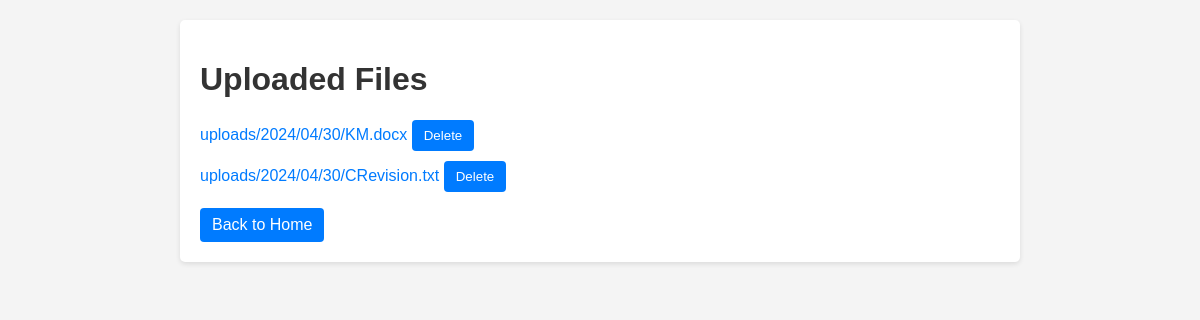
/showfile, run on an earlier commit of the app's database.
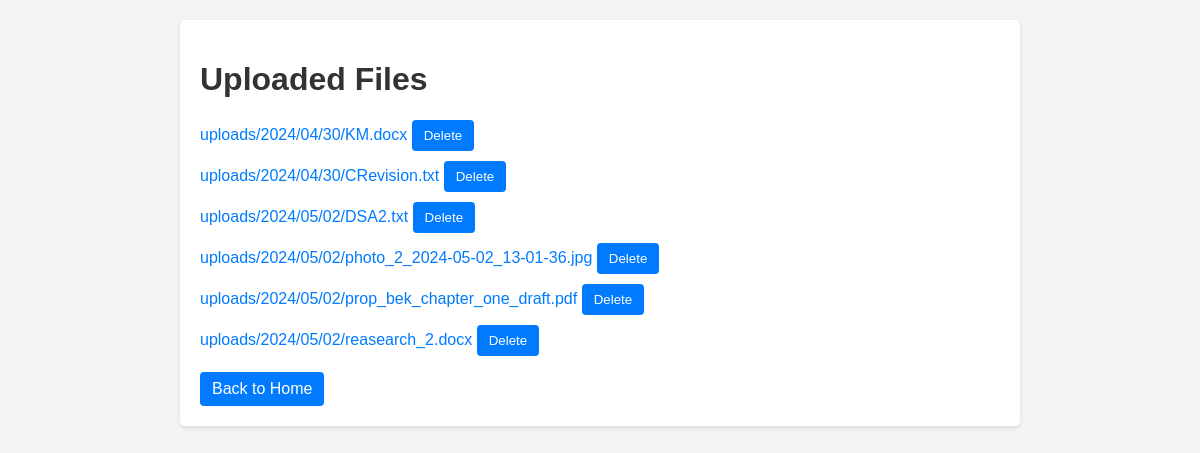
And on a later commit of the database.
### dashboard/models.py (models this page shows, shortened)
class UploadedFile(models.Model):
    user = models.ForeignKey(User, on_delete=models.CASCADE, null=True, default=None)
    file = models.FileField(upload_to='uploads/%Y/%m/%d/')
    uploaded_at = models.DateTimeField(auto_now_add=True)

### dashboard/views.py (the view, shortened to what this page needs)
# urls.py: path('showfile', views.file_list,name="showfile"),
def file_list(request):
    files = UploadedFile.objects.all()
    return render(request, 'dashboard/file_list.html', {'files': files})

### dashboard/templates/dashboard/file_list.html (shortened to what this page needs)
<!DOCTYPE html>
<html>
<head>
</head>
<body>
    <div class="container">
        <h1>Uploaded Files</h1>
        <ul>
            {% for file in files %}
                <li>
                    <a href="{% url 'download_file' file.id %}">{{ file.file.name }}</a>
                    <form method="post" action="{% url 'delete' file.id %}" style="display: inline;">
                        <button type="submit" class="btn">Delete</button>
                    </form>
                </li>
            {% endfor %}
        </ul>
        <a href="{% url 'home' %}" class="btn">Back to Home</a>
    </div>
</body>
</html>

### dashboard/templates/dashboard/file_list.html (style rules this page uses)
body { font-family: Arial, sans-serif; margin: 0; padding: 0; background-color: #f4f4f4; }
.container { max-width: 800px; margin: 20px auto; padding: 20px; background-color: #fff; border-radius: 5px; box-shadow: 0 2px 5px rgba(0, 0, 0, 0.1); }
h1 { color: #333; }
ul { list-style-type: none; padding: 0; }
li { margin-bottom: 10px; }
a { color: #007bff; text-decoration: none; }
.btn { display: inline-block; padding: 8px 12px; margin-right: 10px; background-color: #007bff; color: #fff; border: none; border-radius: 4px; cursor: pointer; }

What changed in the data, as far as the page shows it:
added UploadedFile: file.name "uploads/2024/05/02/DSA2.txt"
added UploadedFile: file.name "uploads/2024/05/02/photo_2_2024-05-02_13-01-36.jpg"
added UploadedFile: file.name "uploads/2024/05/02/prop_bek_chapter_one_draft.pdf"
added UploadedFile: file.name "uploads/2024/05/02/reasearch_2.docx"
